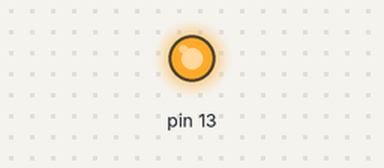
Simulated run of this sketch. Board: Arduino Uno, built with avr-gcc and run on an emulated ATmega328P. On the bench: output pins drawn as LEDs (lit = HIGH).

Above: at 0.11 s.
At 2.7 s:
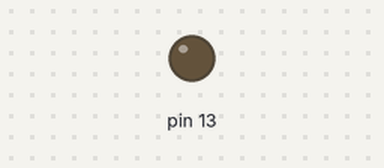
Timing chart, 0 to 6.8 s (numbered marks = the images above):
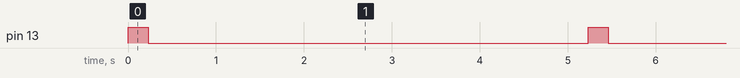

Measured:
- by itself, pin 13: alternates HIGH for 0.23 s and LOW for 5.0 s

The sketch:

cam_code.ino
```cpp
void setup() {
  pinMode(13, OUTPUT);
}

void loop() {

  digitalWrite(13, HIGH);
  delay(230);
  digitalWrite(13, LOW);
  delay(5000);

}
```
